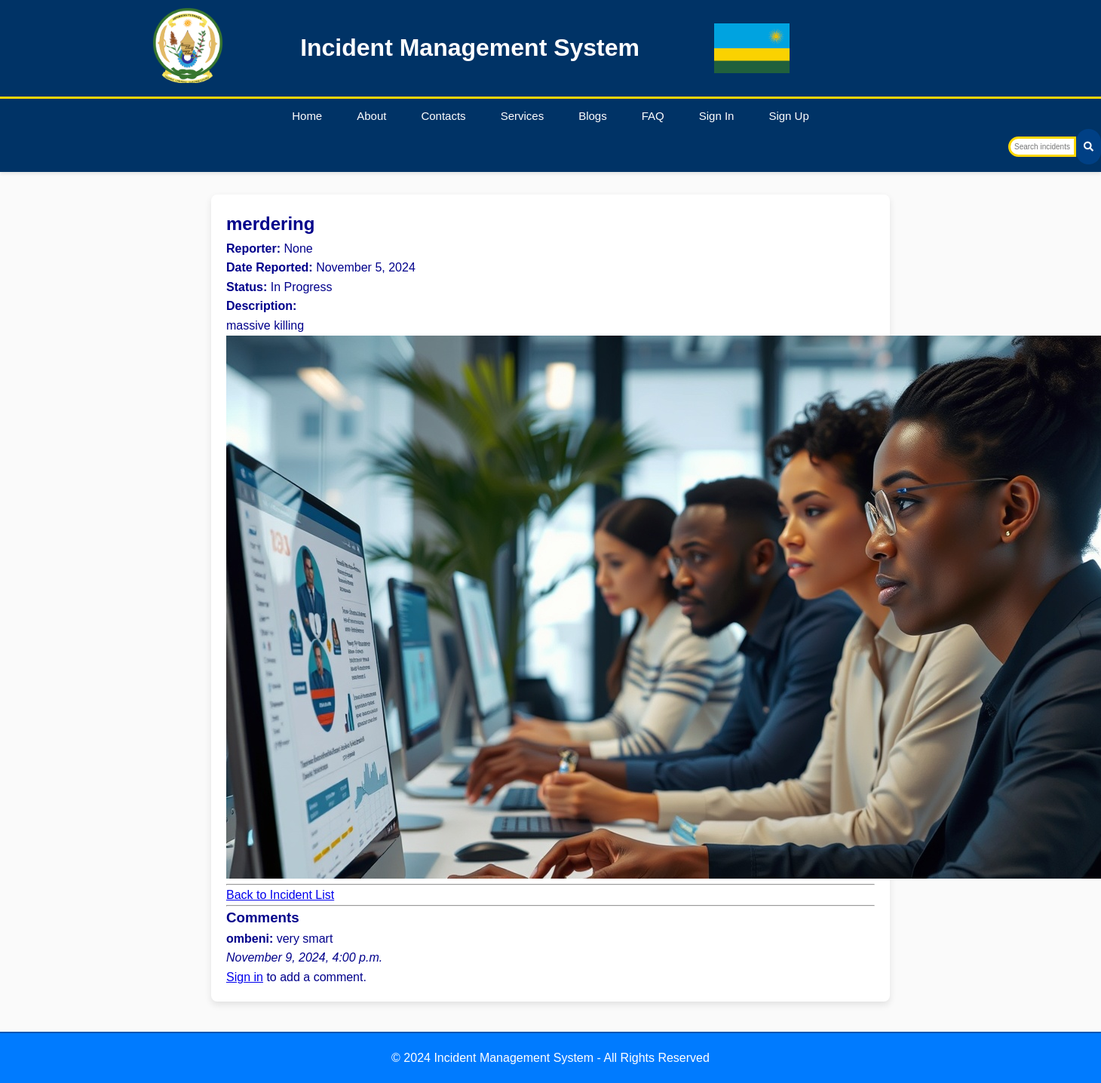
The app's page /incidents/9/ with its own data.
### incidents/models.py (models this page shows, shortened)
class Incident(models.Model):
    STATUS_CHOICES = [
        ('Open', 'Open'),
        ('In Progress', 'In Progress'),
        ('Resolved', 'Resolved'),
    ]
    title = models.CharField(max_length=200)
    description = models.TextField()
    status = models.CharField(max_length=20, choices=STATUS_CHOICES, default='Open')
    severity = models.IntegerField()  # Consider using an Enum or more descriptive choices if needed
    date_reported = models.DateTimeField(auto_now_add=True)
    assigned_team = models.ForeignKey('Team', on_delete=models.SET_NULL, null=True, blank=True)
    image = models.ImageField(upload_to='incident_images/', null=True, blank=True)  # Add image field
    reporter = models.ForeignKey(User, on_delete=models.SET_NULL, null=True, blank=True)  # Add reporter field

class Comment(models.Model):
    incident = models.ForeignKey(Incident, on_delete=models.CASCADE, related_name='comments')  # Related name for comments
    user = models.ForeignKey(User, on_delete=models.CASCADE, null=True, blank=True)  # Allow anonymous users
    text = models.TextField()
    created_at = models.DateTimeField(auto_now_add=True)

### incidents/views.py (the view)
# urls.py: path('<int:id>/', views.incident_detail, name='incident_detail'),  # View incident details
def incident_detail(request, id):
    incident = get_object_or_404(Incident, id=id)
    comments = incident.comments.select_related('user')
    current_year = datetime.now().year
    if request.method == 'POST':
        comment_form = CommentForm(request.POST)
        if comment_form.is_valid():
            comment = comment_form.save(commit=False)
            comment.incident = incident
            comment.user = request.user if request.user.is_authenticated else None
            comment.save()
            messages.success(request, "Comment successfully added.")
            return redirect('incidents:incident_detail', id=incident.id)
    else:
        comment_form = CommentForm()
    return render(request, 'incidents/incident_detail.html', {
        'incident': incident,
        'comments': comments,
        'comment_form': comment_form,
        'current_year': current_year
    })

### incidents/forms.py
class CommentForm(forms.ModelForm):
    class Meta:
        model = Comment
        fields = ['text']

### incidents/templates/incidents/incident_detail.html (shortened to what this page needs)
{% extends 'incidents/base.html' %}
{% block content %}
  <div class="incident-detail-container">
    <h2>{{ incident.title }}</h2>
    <p><strong>Reporter:</strong> {{ incident.reporter }}</p>
    <p><strong>Date Reported:</strong> {{ incident.date_reported|date:"F j, Y" }}</p>
    <p><strong>Status:</strong> {{ incident.status }}</p>
    <p><strong>Description:</strong></p>
    <p>{{ incident.description }}</p>
    {% if incident.image %}
      <div class="incident-image">
        <img src="{{ incident.image.url }}" alt="Incident Image" class="responsive-image">
      </div>
    {% endif %}
    <hr>
    <div class="navigation-links">
      <a href="{% url 'incidents:incident_list' %}" class="btn btn-secondary">Back to Incident List</a>
    </div>
    <hr>
    <h3>Comments</h3>
    <div class="comments-section">
      {% for comment in comments %}
        <div class="comment">
          <p><strong>{{ comment.user }}:</strong> {{ comment.text }}</p>
          <p><em>{{ comment.created_at|date:"F j, Y, g:i a" }}</em></p>
        </div>
      {% empty %}
        <p>No comments yet. Be the first to comment!</p>
      {% endfor %}
    </div>
    {% if user.is_authenticated %}
      <form method="post" class="comment-form">
        {% csrf_token %}
        {{ comment_form.as_p }}
        <button type="submit" class="btn btn-primary">Add Comment</button>
      </form>
    {% else %}
      <p><a href="{% url 'login' %}">Sign in</a> to add a comment.</p>
    {% endif %}
  </div>
{% endblock %}

### incidents/static/css/style.css (style rules this page uses)
* { margin: 0; padding: 0; box-sizing: border-box; }
body { font-family: Arial, sans-serif; line-height: 1.6; background-color: #f4f4f4; color: darkblue; }

### incidents/static/css/blogs.css (style rules this page uses)
body { font-family: Arial, sans-serif; margin: 0; padding: 0; }

### incidents/static/css/services.css (style rules this page uses)
body { font-family: Arial, sans-serif; margin: 0; padding: 0; background-color: #fafafa; }

### incidents/static/css/faq.css (style rules this page uses)
body { font-family: Arial, sans-serif; margin: 0; padding: 0; }

### records on screen
Incident: title "merdering", reporter "None", date_reported "November 5, 2024", status "In Progress", description "massive killing", image (picture)
Comment: user "ombeni", text "very smart", created_at "November 9, 2024, 4:00 p.m."
